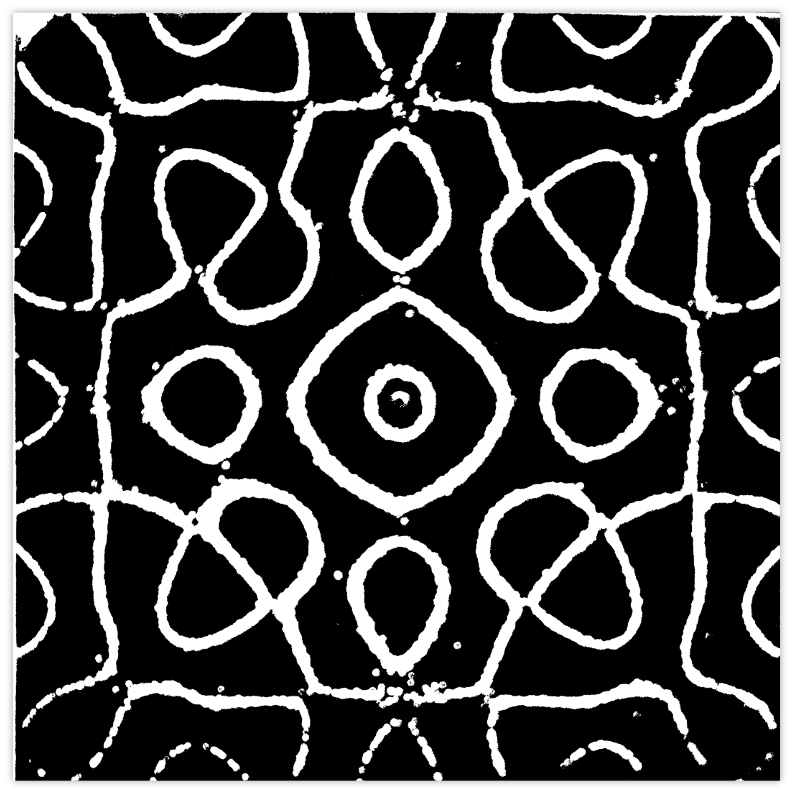
#> input picture playground/MoreCleanedExp.png, 794 x 794 px
$ python test_compare.py
#> lines starting #> are read from the running program, lines starting #| are printed output that depends on the picture; after the words box and inside, x2 and y2 are one past the last pixel; in counts of white or black regions, pixels touching at a corner belong together; long printed decimals are rounded
"""
Test comparing images
"""

import numpy as np
import matplotlib.pyplot as plt
from skimage import io, color
from skimage.filters import threshold_mean
from sklearn.metrics import mean_squared_error
from skimage.transform import rescale


def rgba_to_binary(image):
    rgb = color.rgba2rgb(image)
#> image is the input picture: shape (794, 794, 4); mean R, G, B, A 51.3, 51.3, 51.3, 239
    gray = color.rgb2gray(rgb)
    thresh = threshold_mean(gray)
#> thresh = 0.264
    return gray > thresh
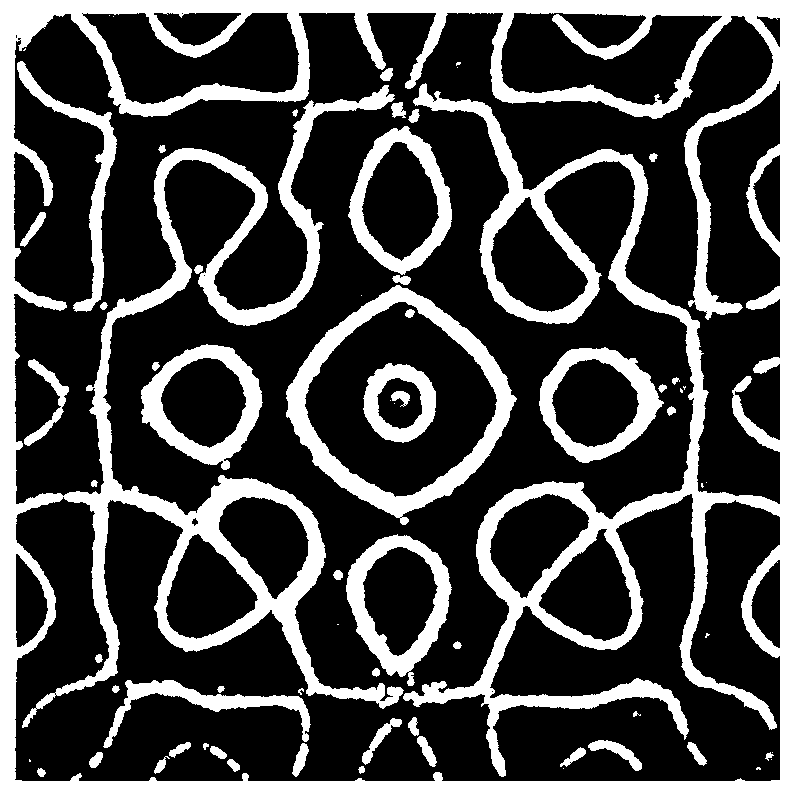
#> returned value: shape (794, 794) bool; 27.5% white; 70 white regions (19 under 20 px), largest, box (x1, y1, x2, y2) and area: (0, 0, 794, 794) 128697, (286, 285, 517, 525) 10411, (346, 534, 452, 686) 5099
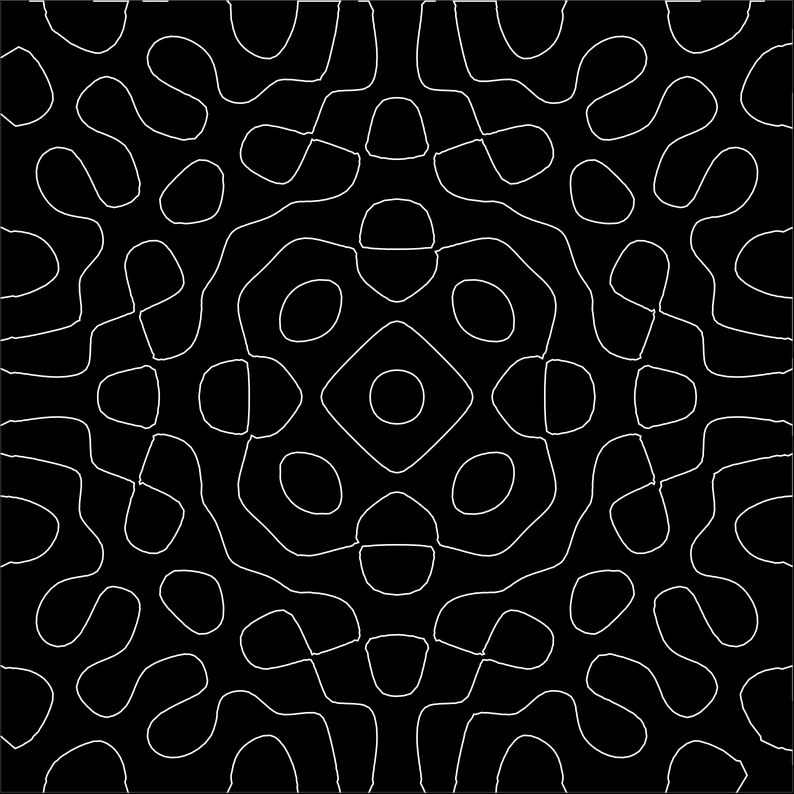
#> input picture playground/Maybe.png, 794 x 794 px


def rgb_to_binary(image):
    gray = color.rgb2gray(image)
#> image is the input picture: shape (794, 794, 3); min 0, max 255, mean 11.6
    thresh = threshold_mean(gray)
#> thresh = 0.0455
    return gray > thresh
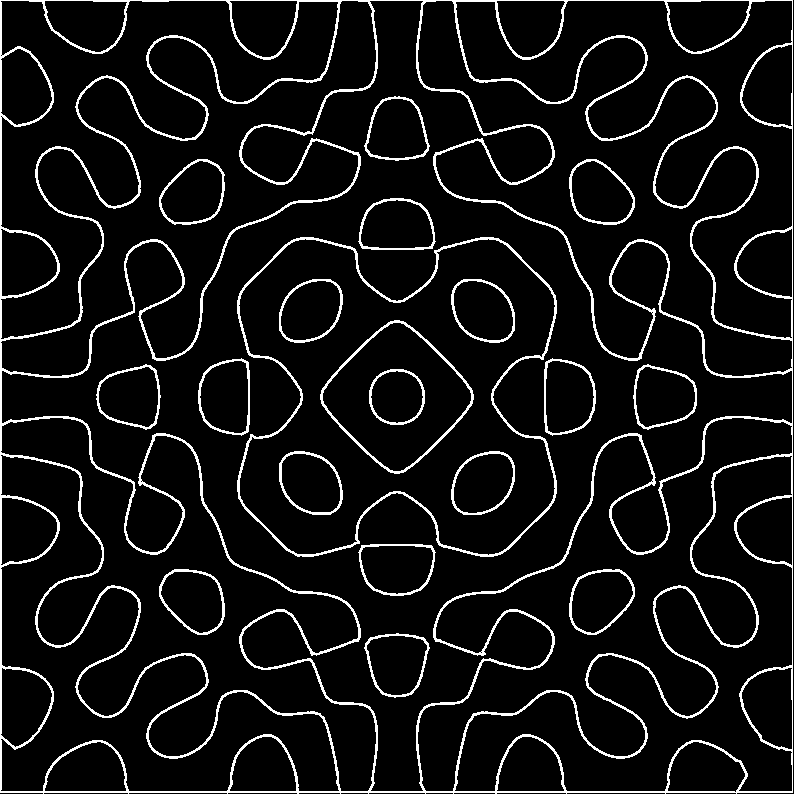
#> returned value: shape (794, 794) bool; 7.8% white in thin lines or dots
#> `theo = rgb_to_binary(io.imread('Maybe.png'))*1`: theo: shape (794, 794) int64; values 0 (black) and 1 (white), 7.8% white in thin lines or dots


def really_long_array(array):
    long = []
    for x in range(len(array)):
        for y in array[x]:
            long.append(y)
#> after the loop, long = 630436 items
#> (printed output is left out)
#> (printed output is left out)
#| 0.2984
#| 1.0
#| 0.0
    return np.array(long)


def binary_to_transparent(image,color):
#> called with color = 'red'
    new_image = []
    for x in range(len(image)):
        new_x = []
        for y in range(len(image[x])):
            if image[x][y]: # True is black
                if color == 'red':
                    new_y = [255, 0, 0, 0.5]
                elif color == 'blue':
                    new_y = [0, 0, 255, 0.5]
                else:
                    new_y = [255, 255, 255, 0.5]
            else:
                new_y = [0,0,0,0.5]
            new_x.append(np.array(new_y))
        new_image.append(np.array(new_x))
#> after the loop, new_image = 794 items
    return np.array(new_image)
#> returned value: shape (794, 794, 4) float64


if __name__ == '__main__':
    exp = rgba_to_binary(io.imread('MoreCleanedExp.png'))*1
    theo = rgb_to_binary(io.imread('Maybe.png'))*1

    exp_array = really_long_array(exp)
    theo_array = really_long_array(theo)
    exp_array = np.logical_not(theo_array).astype(int)
    print(exp_array)
    print(theo_array)

    print(mean_squared_error(exp, theo))
    print(mean_squared_error(exp_array, theo_array))
    print(mean_squared_error(theo_array, theo_array))

    exp_test = binary_to_transparent(exp,'red')
    theo_test = binary_to_transparent(theo,'blue')

    fig = plt.figure(dpi=200)
    plt.rcParams['figure.facecolor'] = 'black'
    plt.imshow(exp_test + theo_test)
    plt.axis('off')
    #plt.savefig('AddedFigures.png',bbox_inches='tight', pad_inches=0)
    plt.show()
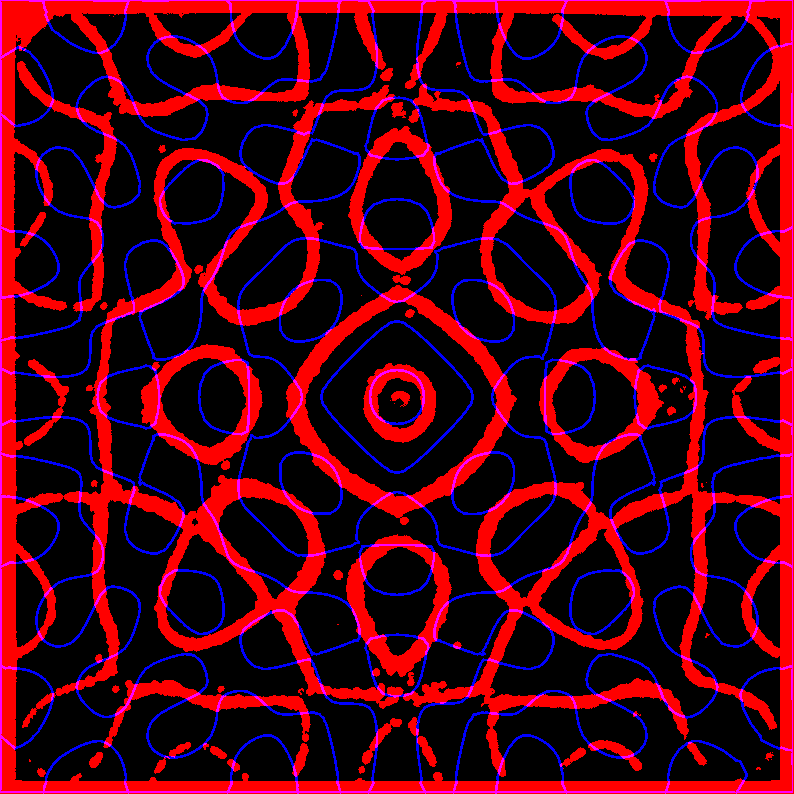
#> shown: shape (794, 794, 4) float64; mean R, G, B, A 0.275, 0, 0.078, 1
